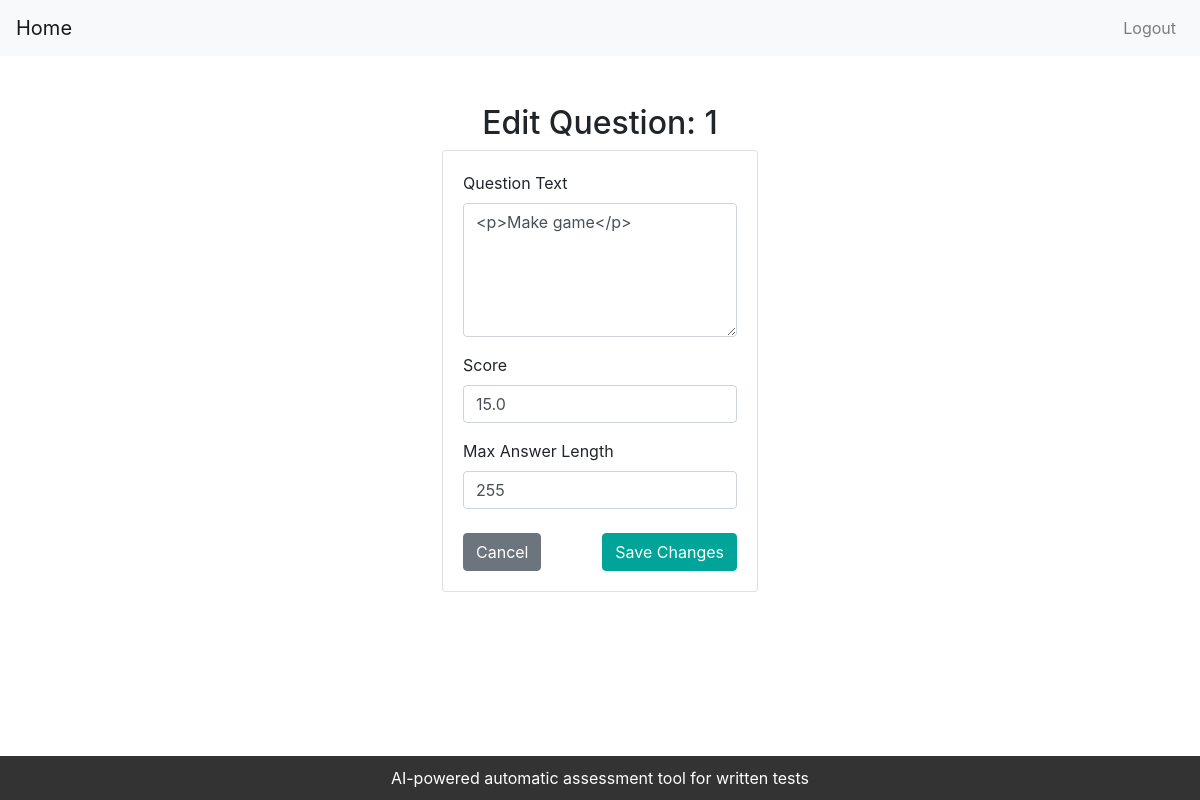
The app's page /core/teacher/edit_question/1/ (signed in) with its own data.
### core/models.py (models this page shows, shortened)
class Question(models.Model):
    question_id = models.AutoField(primary_key=True)
    question_text = RichTextField()
    score = models.FloatField()
    max_length = models.IntegerField(default=500)
    test = models.ForeignKey(Test, on_delete=models.CASCADE)

### core/views.py (the view)
# urls.py: path('teacher/edit_question/<int:question_id>/', views.edit_question, name='edit_question'),
@login_required
def edit_question(request, question_id):
    question = get_object_or_404(Question, pk=question_id)
    if request.method == 'POST' and request.user.is_teacher():
        form = QuestionForm(request.POST, instance=question)
        if form.is_valid():
            form.save()
            return redirect('view_test', test_id=question.test.test_id)
    else:
        form = QuestionForm(instance=question)
    return render(request, 'core/edit_question.html', {'form': form, 'question': question})

### core/forms.py
class QuestionForm(forms.ModelForm):
    class Meta:
        model = Question
        fields = ['question_text', 'score', 'max_length']
        widgets = {
            'question_text': CKEditorWidget(),
        }

### templates/core/edit_question.html (shortened to what this page needs)
<!DOCTYPE html>
<html lang="en">
<head>
    <link rel="stylesheet" href="https://stackpath.bootstrapcdn.com/bootstrap/4.5.2/css/bootstrap.min.css">
</head>
<body>
    {%include "core/navbar.html"%}
    <div class="container mt-5">
        <h2 class="text-center">Edit Question: {{ question.question_id }}</h2>
        <div class="row justify-content-center">
                <div class="card">
                    <div class="card-body">
                        <form method="post">
                            <div class="form-group">
                                <label for="id_question_text">Question Text</label>
                                <textarea id="id_question_text" name="question_text" class="form-control" rows="5">{{question.question_text}}</textarea>
                            </div>
                            <div class="form-group">
                                <label for="id_score">Score</label>
                                <input type="number" id="id_score" name="score" class="form-control" value="{{question.score}}">
                            </div>
                            <div class="form-group">
                                <label for="id_max_length">Max Answer Length</label>
                                <input type="number" id="id_max_length" name="max_length" class="form-control" value="{{question.max_length}}">
                            </div>
                            <div class="d-flex justify-content-between mt-4">
                                <a href="{% url 'view_test' question.test.test_id %}" class="btn btn-secondary">Cancel</a>
                                <button type="submit" class="btn btn-primary btn-save">Save Changes</button>
                            </div>
                        </form>
                    </div>
                </div>
        </div>
    </div>
    <footer class="footer">
        AI-powered automatic assessment tool for written tests
    </footer>
</body>
</html>

### templates/core/edit_question.html (style rules this page uses)
.btn-save { background-color: #00a499; border-color: #00a499; }
.footer { background-color: #333; color: #fff; text-align: center; padding: 10px 0; position: fixed; bottom: 0; width: 100%; }

### records on screen
Question: question_id "1", question_text "<p>Make game</p>", score "15.0", max_length "255"
